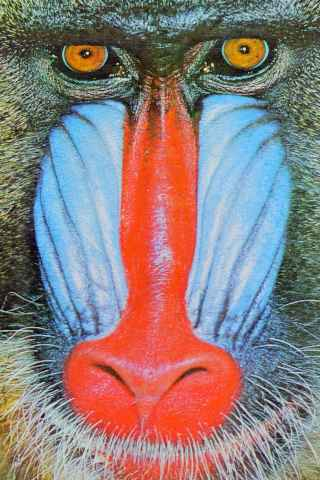
#> input picture nodes/eyes/firmware/libraries/TFT_eSPI/examples/Generic/ESP32_SDcard_jpeg/Data/Baboon40.jpg, 320 x 480 px
$ python optimize_gif.py libraries/TFT_eSPI/examples/Generic/ESP32_SDcard_jpeg/Data out
#> lines starting #> are read from the running program, lines starting #| are printed output that depends on the picture
#!/usr/bin/env python3
"""Script to optimize GIF, JPG, and MP4 files for Wall-E eye displays.

Processes image and video files from an input directory, resizing and
center-cropping them to 240x240 pixels. Optimizes GIFs using gifsicle,
JPEGs using Pillow, and converts MP4s to optimized GIFs using ffmpeg
and gifsicle. Also generates static preview images. Optionally creates
rotated versions using ImageMagick.

Requires: Python 3, Pillow, gifsicle, ffmpeg, ImageMagick (convert).
"""

import argparse
import os
import sys
import subprocess
import math
from PIL import Image


# [20 lines left out: function create_png_preview, not called in this run]


def create_preview(input_file: str, preview_file: str) -> bool:
    """Create a static preview image (first frame) for a GIF or PNG file.

    Resizes and center-crops the first frame of the input file to 240x240
    and saves it to the preview file path. Uses `gifsicle` for GIFs and
    calls `create_png_preview` for PNGs.

    Args:
        input_file: Path to the input GIF or PNG file.
        preview_file: Path where the preview image will be saved.

    Returns:
        True if successful, False otherwise.
    """
    # If it's a PNG, use the PNG preview function
    if input_file.lower().endswith('.png'):
        return create_png_preview(input_file, preview_file)

    # Otherwise, continue with GIF preview logic
    try:
        with Image.open(input_file) as im:
            width, height = im.size
    except Exception as e:
        print(f"Error opening {input_file} for preview: {e}")
        return False

    if width < height:
        # Portrait: resize width to 240 and crop vertically.
        factor = 240 / float(width)
        new_height = int(math.ceil(height * factor))
        crop_y = (new_height - 240) // 2
        command = [
            "gifsicle",
            "--resize-width", "240",
            f"--crop=0,{crop_y}+240x240",
            "--optimize=3",
            "--lossy=80",
            "--colors=128",
            input_file,
            "#0",   # select only the first frame
            "-o",
            preview_file
        ]
        print(f"Preview Portrait: resizing width to 240, new height {new_height}, crop_y {crop_y}")
    elif width > height:
        # Landscape: resize height to 240 and crop horizontally.
        factor = 240 / float(height)
        new_width = int(math.ceil(width * factor))
        crop_x = (new_width - 240) // 2
        command = [
            "gifsicle",
            "--resize-height", "240",
            f"--crop={crop_x},0+240x240",
            "--optimize=3",
            "--lossy=80",
            "--colors=128",
            input_file,
            "#0",   # select only the first frame
            "-o",
            preview_file
        ]
        print(f"Preview Landscape: resizing height to 240, new width {new_width}, crop_x {crop_x}")
    else:
        # Square: simply resize.
        command = [
            "gifsicle",
            "--resize=240x240",
            "--optimize=3",
            "--lossy=80",
            "--colors=128",
            input_file,
            "#0",   # select only the first frame
            "-o",
            preview_file
        ]
        print("Preview Square: resizing to 240x240")

    print("Executing preview command:", " ".join(command))
    result = subprocess.run(command)
    if result.returncode != 0:
        print(f"Error processing preview for {input_file}")
        return False
    return True


# [34 lines left out: function convert_mp4_to_gif, not called in this run]


def optimize_jpg(input_file: str, output_file: str) -> bool:
    """Optimize a JPEG image file using Pillow.

    Center-crops the image to a square aspect ratio, resizes it to 240x240
    using Lanczos resampling, and saves it with JPEG quality 85.

    Args:
        input_file: Path to the input JPG/JPEG file.
        output_file: Path where the optimized JPG file will be saved.

    Returns:
        True if optimization is successful, False otherwise.
    """
#> called with output_file = 'out/Baboon40_o.jpg'
    try:
        with Image.open(input_file) as im:
#> im is the input picture: PIL image 320x480 RGB; mean R, G, B 141.1, 125, 124.7
            width, height = im.size
#> width = 320; height = 480

            # Center crop to square aspect ratio first if not already square
            if width != height:
                # Determine the size of the square
                size = min(width, height)
#> size = 320
                # Calculate crop coordinates
                left = (width - size) // 2
#> left = 0
                top = (height - size) // 2
#> top = 80
                right = left + size
#> right = 320
                bottom = top + size
#> bottom = 400

                # Crop to square
                im = im.crop((left, top, right, bottom))
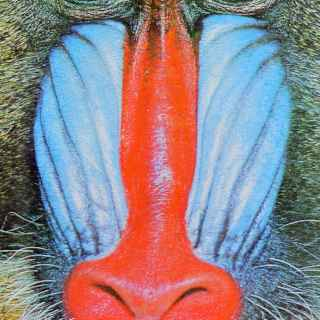
#> im: PIL image 320x320 RGB; mean R, G, B 144.3, 130.4, 136.7

            # Resize to 240x240
            im = im.resize((240, 240), Image.LANCZOS)
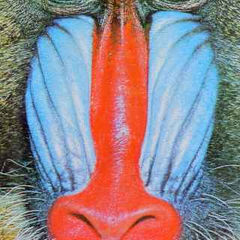
#> im: PIL image 240x240 RGB; mean R, G, B 144.3, 130.4, 136.7

            # Save optimized JPEG with quality=85 (good balance of quality vs. size)
            im.save(output_file, "JPEG", quality=85, optimize=True)
            print(f"JPEG optimized: {input_file} -> {output_file}")
            return True
    except Exception as e:
        print(f"Error processing JPEG {input_file}: {e}")
        return False


# [76 lines left out: function optimize_gif, not called in this run]


def main():
    """Main execution function for the image optimization script."""
    parser = argparse.ArgumentParser(
        description="Optimize GIF/JPG/MP4 files for Wall-E eye displays: center-crop to 240x240 and optimize."
    )
    parser.add_argument("input_dir", help="Path to the directory containing original GIF files")
    parser.add_argument("output_dir", help="Path to the directory where optimized GIFs and previews will be stored")
    parser.add_argument("--rotate", type=int, default=0, help="If set, rotate the optimized GIF by this many degrees. Produces additional _left+<angle>.gif and _right-<angle>.gif files.")
    args = parser.parse_args()

    input_dir = args.input_dir
    output_dir = args.output_dir
    if not os.path.exists(output_dir):
        os.makedirs(output_dir)

    if not os.path.isdir(input_dir):
        print(f"Error: input directory {input_dir} does not exist or is not a directory.")
        sys.exit(1)

    image_files = [f for f in os.listdir(input_dir) if (
        (f.lower().endswith(".gif") and not (f.lower().endswith("_o.gif") or f.lower().endswith("_preview.gif"))) or
        f.lower().endswith(".mp4") or
        (f.lower().endswith(".jpg") and not (f.lower().endswith("_o.jpg") or f.lower().endswith("_preview.jpg"))) or
        (f.lower().endswith(".jpeg") and not (f.lower().endswith("_o.jpeg") or f.lower().endswith("_preview.jpeg")))
    )]

    if not image_files:
        print("No image files (GIF, JPG, JPEG, MP4) found in the input directory.")
        sys.exit(0)

    for filename in image_files:
        base, ext = os.path.splitext(filename)
        if "_preview" in base.lower():
            continue

        input_file = os.path.join(input_dir, filename)
        # Initialize flag indicating whether conversion was performed
        converted = False
        # Determine working file (to be used for optimization)
        working_file = input_file
        ext = ext.lower()
        if ext == ".mp4":
            # For MP4, convert it first to a temporary GIF in the output folder
            base, _ = os.path.splitext(filename)
            converted_filename = base + "_converted.gif"
            working_file = os.path.join(output_dir, converted_filename)
            if not convert_mp4_to_gif(input_file, working_file):
                continue   # Skip this file if conversion fails
            converted = True
            ext = ".gif"  # Set extension as gif for further processing
        else:
            base, ext = os.path.splitext(filename)

        # Drive optimization using working_file
        output_filename = base + "_o" + ext
        output_file = os.path.join(output_dir, output_filename)

        # Select the right optimization function based on file type
        ext_lower = ext.lower()
        if ext_lower == ".jpg" or ext_lower == ".jpeg":
            optimize_jpg(working_file, output_file)
        else:
            optimize_gif(working_file, output_file)

        preview_filename = base + "_preview" + ext
        preview_file = os.path.join(output_dir, preview_filename)
        create_preview(working_file, preview_file)
#| Preview Portrait: resizing width to 240, new height 360, crop_y 60
#| Executing preview command: gifsicle --resize-width 240 --crop=0,60+240x240 --optimize=3 --lossy=80 --colors=128 libraries/TFT_eSPI/examples/Generic/ESP32_SDcard_jpeg/Data/Baboon40.jpg #0 -o out/Baboon40_preview.jpg
#> (the call stopped at in create_preview, `result = subprocess.run(command)`: subprocess is not available in this run)

        if args.rotate != 0:
            rotate_angle = args.rotate
            # Build filenames for left and right outputs using the base name
            left_filename = base + f"_left+{rotate_angle}" + ext
            left_filepath = os.path.join(output_dir, left_filename)
            right_filename = base + f"_right-{rotate_angle}" + ext
            right_filepath = os.path.join(output_dir, right_filename)

            # Build commands using ImageMagick's "convert"
            left_command = [
                "convert",
                output_file,
                "-coalesce",
                "-rotate", str(rotate_angle),
                "-layers", "optimize",
                "-loop", "0",
                left_filepath
            ]
            right_command = [
                "convert",
                output_file,
                "-coalesce",
                "-rotate", "-" + str(rotate_angle),
                "-layers", "optimize",
                "-loop", "0",
                right_filepath
            ]
            print("Executing left rotation command:", " ".join(left_command))
            result_left = subprocess.run(left_command)
            if result_left.returncode != 0:
                print(f"Error rotating left for {output_file}")
            else:
                print(f"Left rotated file created: {left_filepath}")

            print("Executing right rotation command:", " ".join(right_command))
            result_right = subprocess.run(right_command)
            if result_right.returncode != 0:
                print(f"Error rotating right for {output_file}")
            else:
                print(f"Right rotated file created: {right_filepath}")

        # Clean up temporary converted file if it exists
        if converted:
            try:
                os.remove(working_file)
                print(f"Removed temporary converted file: {working_file}")
            except Exception as e:
                print(f"Error removing temporary converted file: {e}")

if __name__ == "__main__":
    main()

$ run again, on nodes/eyes/firmware/libraries/TFT_eSPI/examples/Generic/ESP32_SDcard_jpeg/Data/EagleEye.jpg
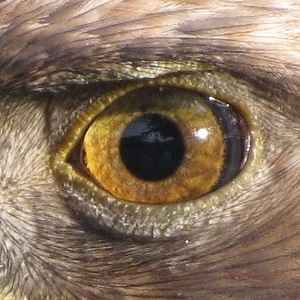
#> input picture nodes/eyes/firmware/libraries/TFT_eSPI/examples/Generic/ESP32_SDcard_jpeg/Data/EagleEye.jpg, 300 x 300 px
#> in optimize_jpg, im is the input picture: PIL image 300x300 RGB; mean R, G, B 136.4, 114.3, 94.5
#> in optimize_jpg, `im = im.resize((240, 240), Image.LANCZOS)`:
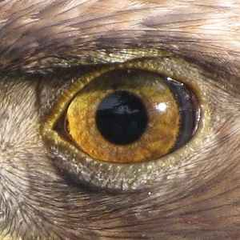
#> im: PIL image 240x240 RGB; mean R, G, B 136.4, 114.3, 94.5
